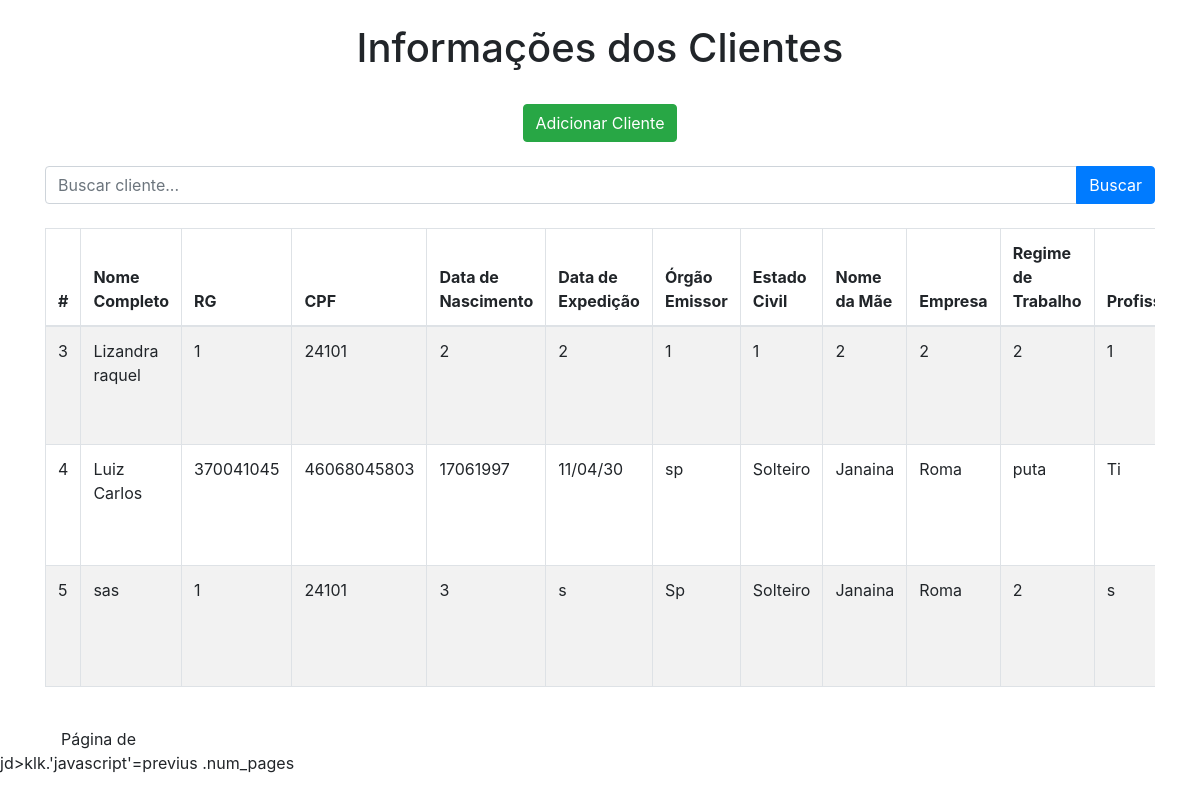
The page / on the database its author committed.
### app/models.py (models this page shows)
class nomes(models.Model):
    Nome_completo = models.CharField(max_length=50)
    RG = models.CharField(max_length=20)
    CPF = models.CharField(max_length=20)
    Data_nascimento = models.CharField(max_length=15)
    Data_de_expedição = models.CharField(max_length=15)
    Orgão_emiçor = models.CharField(max_length=10)
    Estado_civil = models.CharField(max_length=10)
    Nome_da_Mãe = models.CharField(max_length=50)
    Empresa = models.CharField(max_length=20)
    Regime_de_trabalho = models.CharField(max_length=20)
    Profição = models.CharField(max_length=20)
    Salario_bruto = models.CharField(max_length=20)
    Salario_liquido = models.IntegerField()
    Endereço_residencial = models.CharField(max_length=50)
    Numero = models.CharField(max_length=10)
    Bairro = models.CharField(max_length=20)
    Cidade = models.CharField(max_length=20)
    Estado = models.CharField(max_length=20)
    CEP = models.CharField(max_length=15)
    imagem = models.FileField(upload_to=upload_imagem_nomes, null=True, blank=True)

### app/views.py (the view)
# urls.py: 2. Add a URL to urlpatterns:  path('', views.home, name='home')
def home(request):
    data = {}
    search = request.GET.get('search')
    if search:
        data['db'] = nomes.objects.filter(Nome_completo__icontains=search)
    else:
        data['db'] = nomes.objects.all()
    return render(request, 'index.html', data)

### app/templates/index.html (shortened to what this page needs)
<!DOCTYPE html>
<html lang="pt-br">
<head>
    <link rel="stylesheet" href="https://stackpath.bootstrapcdn.com/bootstrap/4.4.1/css/bootstrap.min.css">
</head>
<body>
    <div class="container mt-4">
        <div class="row">
            <div class="col-12 text-center">
                <h1>Informações dos Clientes</h1>
            </div>
        </div>
        <div class="row mt-4">
            <div class="col-12 text-center">
                <a href="/form" class="btn btn-success">Adicionar Cliente</a>
            </div>
        </div>
        <div class="row mt-4">
            <div class="col-12">
                <form method="get">
                    <div class="input-group">
                        <input type="text" id="search" name="search" class="form-control" placeholder="Buscar cliente...">
                        <div class="input-group-append">
                            <button type="submit" class="btn btn-primary">Buscar</button>
                        </div>
                    </div>
                </form>
            </div>
        </div>
        <div class="row mt-4">
            <div class="col-12">
                <div class="table-responsive">
                    <table class="table table-striped table-bordered">
                        <thead>
                            <tr>
                                <th>#</th>
                                <th>Nome Completo</th>
                                <th>RG</th>
                                <th>CPF</th>
                                <th>Data de Nascimento</th>
                                <th>Data de Expedição</th>
                                <th>Órgão Emissor</th>
                                <th>Estado Civil</th>
                                <th>Nome da Mãe</th>
                                <th>Empresa</th>
                                <th>Regime de Trabalho</th>
                                <th>Profissão</th>
                            </tr>
                        </thead>
                        <tbody>
                            {% for dbs in db %}
                            <tr>
                                <td>{{ dbs.id }}</td>
                                <td>{{ dbs.Nome_completo }}</td>
                                <td>{{ dbs.RG }}</td>
                                <td>{{ dbs.CPF }}</td>
                                <td>{{ dbs.Data_nascimento }}</td>
                                <td>{{ dbs.Data_de_expedição }}</td>
                                <td>{{ dbs.Orgão_emiçor }}</td>
                                <td>{{ dbs.Estado_civil }}</td>
                                <td>{{ dbs.Nome_da_Mãe }}</td>
                                <td>{{ dbs.Empresa }}</td>
                                <td>{{ dbs.Regime_de_trabalho }}</td>
                                <td>{{ dbs.Profição }}</td>
                            </tr>
                            {% endfor %}
                        </tbody>
                    </table>
                </div>
            </div>
        </div>
        <div class="row justify-content-center mt-4">
            <div class="col-12 text-center">
                <div class="pagination">
                    <span class="mx-3">Página {{ db.number }} de {{ db.paginator.num_pages }}</span>
                </div>
            </div>
        </div>
    </div>
    {% load static %}
</body>
</html>

### rows shown on the page
nomes: id "3", Nome_completo "Lizandra raquel", RG "1", CPF "24101", Data_nascimento "2", Data_de_expedição "2", Orgão_emiçor "1", Estado_civil "1", Nome_da_Mãe "2", Empresa "2", Regime_de_trabalho "2", Profição "1"
nomes: id "4", Nome_completo "Luiz Carlos", RG "370041045", CPF "46068045803", Data_nascimento "17061997", Data_de_expedição "11/04/30", Orgão_emiçor "sp", Estado_civil "Solteiro", Nome_da_Mãe "Janaina", Empresa "Roma", Regime_de_trabalho "puta", Profição "Ti"
nomes: id "5", Nome_completo "sas", RG "1", CPF "24101", Data_nascimento "3", Data_de_expedição "s", Orgão_emiçor "Sp", Estado_civil "Solteiro", Nome_da_Mãe "Janaina", Empresa "Roma", Regime_de_trabalho "2", Profição "s"
